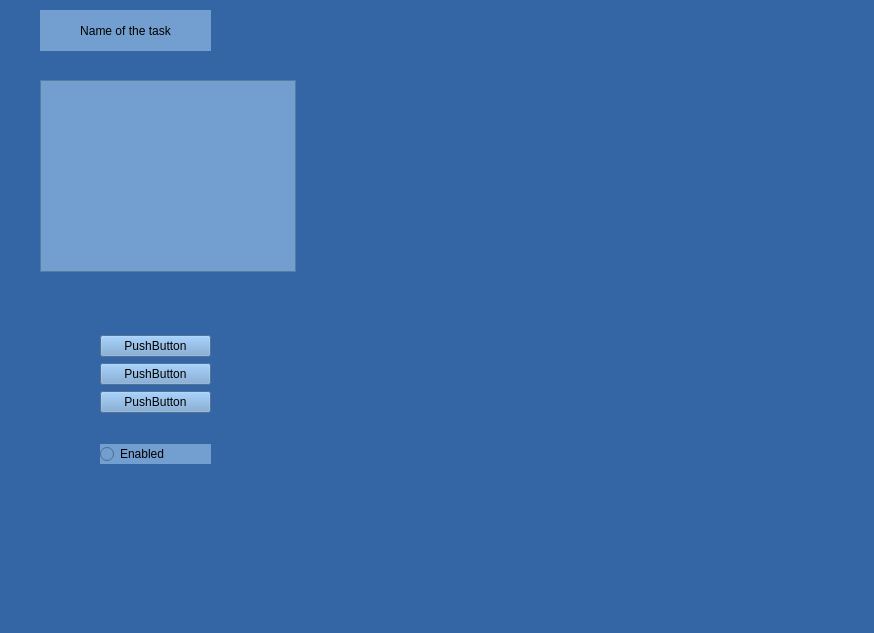
<?xml version="1.0" encoding="UTF-8"?>
<ui version="4.0">
 <class>MainWindow</class>
 <widget class="QMainWindow" name="MainWindow">
  <property name="geometry">
   <rect>
    <x>0</x>
    <y>0</y>
    <width>874</width>
    <height>633</height>
   </rect>
  </property>
  <property name="windowTitle">
   <string>MainWindow</string>
  </property>
  <property name="styleSheet">
   <string notr="true">background-color: rgb(52, 101, 164);</string>
  </property>
  <widget class="QWidget" name="centralwidget">
   <widget class="QLabel" name="label">
    <property name="geometry">
     <rect>
      <x>40</x>
      <y>10</y>
      <width>171</width>
      <height>41</height>
     </rect>
    </property>
    <property name="styleSheet">
     <string notr="true">background-color: rgb(114 ,159, 207);
font: 14pt &quot;MS Shell Dlg 2&quot;;
</string>
    </property>
    <property name="text">
     <string>Name of the task</string>
    </property>
    <property name="alignment">
     <set>Qt::AlignCenter</set>
    </property>
   </widget>
   <widget class="QListWidget" name="listWidget">
    <property name="geometry">
     <rect>
      <x>40</x>
      <y>80</y>
      <width>256</width>
      <height>192</height>
     </rect>
    </property>
    <property name="styleSheet">
     <string notr="true">background-color: rgb(114 ,159, 207);
font: 14pt &quot;MS Shell Dlg 2&quot;;
</string>
    </property>
   </widget>
   <widget class="QWidget" name="layoutWidget">
    <property name="geometry">
     <rect>
      <x>100</x>
      <y>310</y>
      <width>111</width>
      <height>181</height>
     </rect>
    </property>
    <layout class="QVBoxLayout" name="verticalLayout_2">
     <item>
      <layout class="QVBoxLayout" name="verticalLayout">
       <item>
        <widget class="QPushButton" name="pushButton_2">
         <property name="styleSheet">
          <string notr="true">background-color: rgb(114 ,159, 207);
font: 14pt &quot;MS Shell Dlg 2&quot;;
</string>
         </property>
         <property name="text">
          <string>PushButton</string>
         </property>
        </widget>
       </item>
       <item>
        <widget class="QPushButton" name="pushButton_4">
         <property name="styleSheet">
          <string notr="true">background-color: rgb(114 ,159, 207);
font: 14pt &quot;MS Shell Dlg 2&quot;;
</string>
         </property>
         <property name="text">
          <string>PushButton</string>
         </property>
        </widget>
       </item>
       <item>
        <widget class="QPushButton" name="pushButton_5">
         <property name="styleSheet">
          <string notr="true">background-color: rgb(114 ,159, 207);
font: 14pt &quot;MS Shell Dlg 2&quot;;
</string>
         </property>
         <property name="text">
          <string>PushButton</string>
         </property>
        </widget>
       </item>
      </layout>
     </item>
     <item>
      <widget class="QRadioButton" name="radioButton">
       <property name="styleSheet">
        <string notr="true">background-color: rgb(114 ,159, 207);
font: 14pt &quot;MS Shell Dlg 2&quot;;
</string>
       </property>
       <property name="text">
        <string>Enabled</string>
       </property>
      </widget>
     </item>
    </layout>
   </widget>
  </widget>
  <widget class="QMenuBar" name="menubar">
   <property name="geometry">
    <rect>
     <x>0</x>
     <y>0</y>
     <width>874</width>
     <height>21</height>
    </rect>
   </property>
  </widget>
  <widget class="QStatusBar" name="statusbar"/>
 </widget>
 <resources/>
 <connections/>
</ui>
